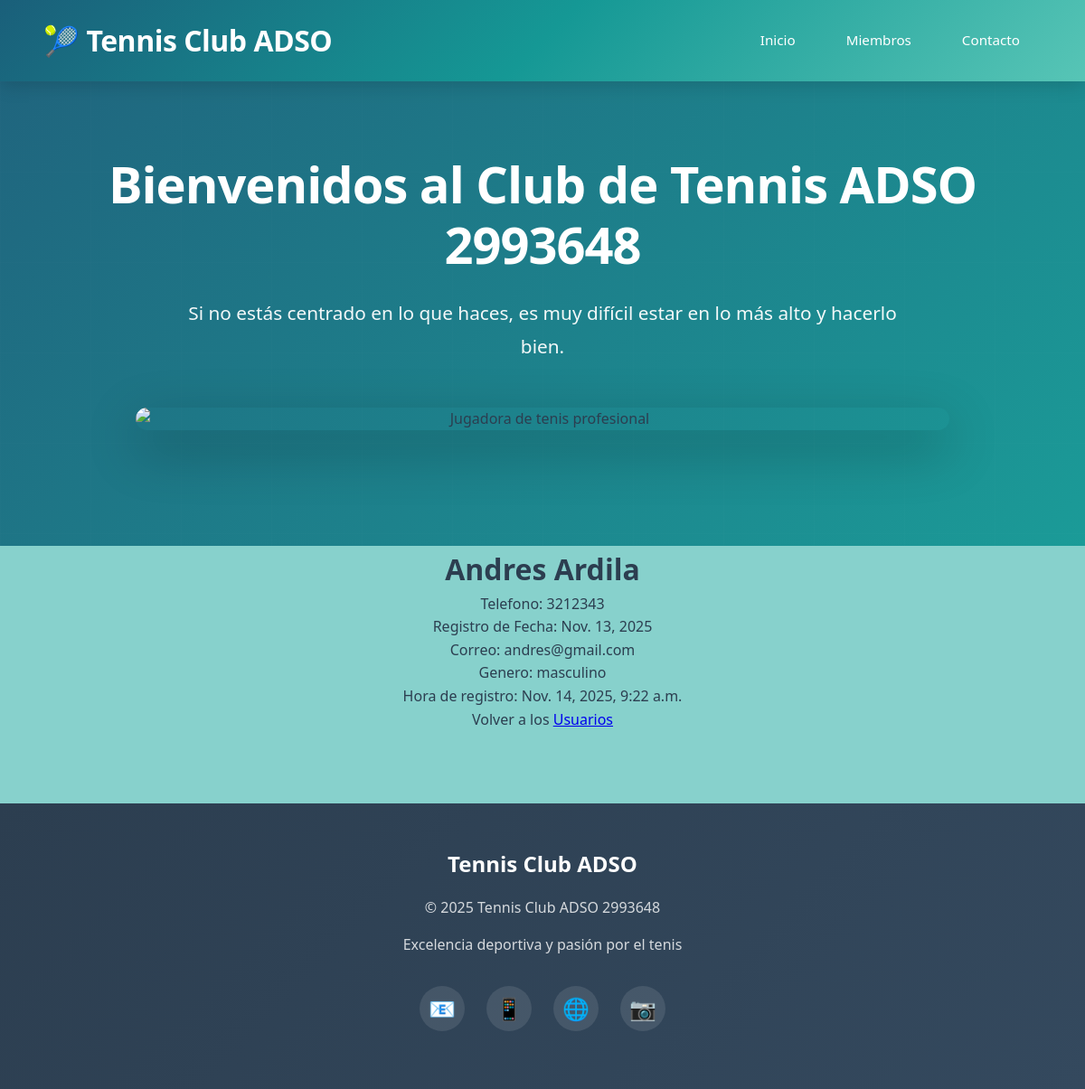
Screenshot of /members/details/3 with the database file from the repository.
### members/models.py (models this page shows, shortened)
class Member(models.Model):
    firstname = models.CharField(max_length=255)
    lastname = models.CharField(max_length=255)
    phone = models.IntegerField(null=True)
    joined_date = models.DateField(null=True)
    email = models.EmailField(max_length=255, null=True)
    gender = models.CharField(max_length=100, null=True)
    registration_time = models.DateTimeField(auto_now_add=True, null=True)

### members/views.py (the view)
# urls.py: path("members/details/<int:id>", views.details, name="details"),
def details(request, id):
  mymember = Member.objects.get(id=id)
  template = loader.get_template('details.html')
  context = {
    'mymember': mymember,
  }
  return HttpResponse(template.render(context, request))

### members/templates/details.html (shortened to what this page needs)
{% extends "master.html" %}
{% block content %}
<center>
    <h1>{{ mymember.firstname }} {{ mymember.lastname }}</h1>
    <p>Telefono: {{ mymember.phone }}</p>
    <p>Registro de Fecha: {{ mymember.joined_date }}</p>
    <p>Correo: {{ mymember.email }}</p>
    <p>Genero: {{ mymember.gender }}</p>
    <p>Hora de registro: {{ mymember.registration_time }}</p>
    <p>Volver a los <a href="/members">Usuarios</a></p>
</center>
{% endblock %}

### members/static/mystyles.css (style rules this page uses)
* { margin: 0; padding: 0; box-sizing: border-box; }
body { font-family: 'Segoe UI', Tahoma, Geneva, Verdana, sans-serif; line-height: 1.6; color: #2c3e50; background-color: #f8f9fa; }

### mystaticfiles/myglobal.css (style rules this page uses)
body { background-color: rgb(135, 209, 204); }

### rows the page displays
Member: firstname "Andres", lastname "Ardila", phone "3212343", joined_date "Nov. 13, 2025", email "andres@gmail.com", gender "masculino", registration_time "Nov. 14, 2025, 9:22 a.m."
